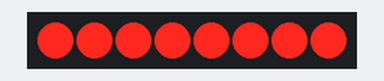
Bench run of a sketch on a simulated Arduino Uno, built with avr-gcc and run on an emulated ATmega328P. Shown: 8 shift-register outputs drawn as a row of LEDs (first output left, lit = HIGH). Wiring (inferred from the names in the program): shift register (74HC595): data pin 8; shift clock pin 10; latch pin 9. Wiring (inferred from the signals the program sends): row of LEDs: on Q0, Q1, Q2, Q3, Q4, Q5, Q6, Q7.

Above: at 0.2 s.
At 2.2 s:
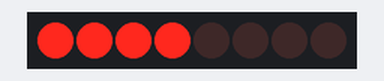
At 4.2 s:
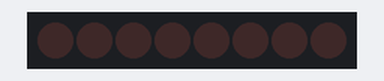
At 8.7 s:
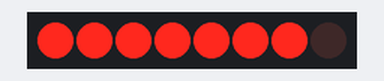
At 13.2 s:
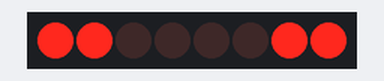
At 17.7 s:
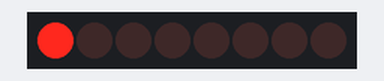
Timing chart, 0 to 18.2 s (numbered marks = the images above):
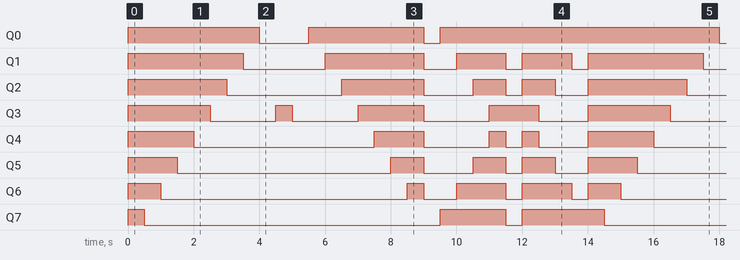

Measured:
- by itself, Q0: repeats every 14.0 s: LOW 1.5 s, HIGH 3.5 s, LOW 0.50 s, HIGH 8.5 s
- by itself, Q1: repeats every 14.0 s: LOW 2.5 s, HIGH 3.0 s, LOW 1.0 s, 2 × (HIGH 1.5 s, LOW 0.50 s), HIGH 3.5 s
- by itself, Q2: repeats every 14.0 s: LOW 3.5 s, HIGH 2.5 s, LOW 1.5 s, HIGH 1.0 s, LOW 0.50 s, HIGH 1.0 s, LOW 1.0 s, HIGH 3.0 s
- by itself, Q3: repeats every 14.0 s: LOW 2.0 s, HIGH 0.50 s, LOW 2.0 s, HIGH 2.0 s, LOW 2.0 s, HIGH 1.5 s, LOW 1.5 s, HIGH 2.5 s
- by itself, Q4: repeats every 14.0 s: LOW 5.5 s, HIGH 1.5 s, LOW 2.0 s, HIGH 0.50 s, LOW 0.50 s, HIGH 0.50 s, LOW 1.5 s, HIGH 2.0 s
- by itself, Q5: repeats every 14.0 s: LOW 6.5 s, HIGH 1.0 s, LOW 1.5 s, HIGH 1.0 s, LOW 0.50 s, HIGH 1.0 s, LOW 1.0 s, HIGH 1.5 s
- by itself, Q6: repeats every 14.0 s: LOW 7.5 s, HIGH 0.50 s, LOW 1.0 s, 2 × (HIGH 1.5 s, LOW 0.50 s), HIGH 1.0 s
- by itself, Q7: repeats every 14.0 s: LOW 9.0 s, HIGH 2.0 s, LOW 0.50 s, HIGH 2.5 s

The sketch:

ShiftOut7SegmentHexAnimation.ino
```cpp
// PROJECT  :ShiftOut7SegmentHexAnimation
// PURPOSE  :Introduction to the 595 Shift Register and Hex Animation
// DEVICE   :Arduino+74HC585
// AUTHOR   :C. D'Arcy
// DATE     :2018 10 24
// uC       :328
// COURSE   :ICS3U
// STATUS   :Not (Yet) Working

//Pin connected to ST_CP (latch) of 74HC595
uint8_t latchPin = 9;
//Pin connected to SH_CP (clock) of 74HC595
uint8_t clockPin = 10;
//Pin connected to DS (data) of 74HC595
uint8_t dataPin = 8;

uint8_t digitMap[] = {0b11111111, 0b01111111, 0b00111111, 0b00011111, 0b000001111, 0b00000111, 0b00000011, 0b00000001, 0b00000000};
uint8_t numElements = sizeof(digitMap);
uint8_t digit2Map[] = {0b00000000, 0b10000001, 0b11000011, 0b11100111, 0b11111111};
uint8_t num2Elements = sizeof(digit2Map);


#define DURATION 500      //define the speed of the animation

void setup() {
  //set pins to output because they are addressed in the main loop
  pinMode(dataPin, OUTPUT);
  pinMode(clockPin, OUTPUT);
  pinMode(latchPin, OUTPUT);
}

void loop() {
  for (uint8_t j = 0; j < numElements; j++) {
    //ground latchPin and hold low for as long as you are transmitting
    digitalWrite(latchPin, LOW);
    shiftOut(dataPin, clockPin, MSBFIRST, digitMap[j]);
    //return the latch pin high to signal chip that it
    //no longer needs to listen for information
    digitalWrite(latchPin, HIGH);
    delay(DURATION);
  }
  for (uint8_t j = numElements; j > 0; j--) {
    //ground latchPin and hold low for as long as you are transmitting
    digitalWrite(latchPin, LOW);
    shiftOut(dataPin, clockPin, MSBFIRST, digitMap[j]);
    //return the latch pin high to signal chip that it
    //no longer needs to listen for information
    digitalWrite(latchPin, HIGH);
    delay(DURATION);
  }
  for (uint8_t j = 0; j < num2Elements; j++) {
    //ground latchPin and hold low for as long as you are transmitting
    digitalWrite(latchPin, LOW);
    shiftOut(dataPin, clockPin, MSBFIRST, digit2Map[j]);
    //return the latch pin high to signal chip that it
    //no longer needs to listen for information
    digitalWrite(latchPin, HIGH);
    delay(DURATION);
  }
  for (uint8_t j = num2Elements; j > 0; j--) {
    //ground latchPin and hold low for as long as you are transmitting
    digitalWrite(latchPin, LOW);
    shiftOut(dataPin, clockPin, MSBFIRST, digit2Map[j]);
    //return the latch pin high to signal chip that it
    //no longer needs to listen for information
    digitalWrite(latchPin, HIGH);
    delay(DURATION);
  }


}
```
